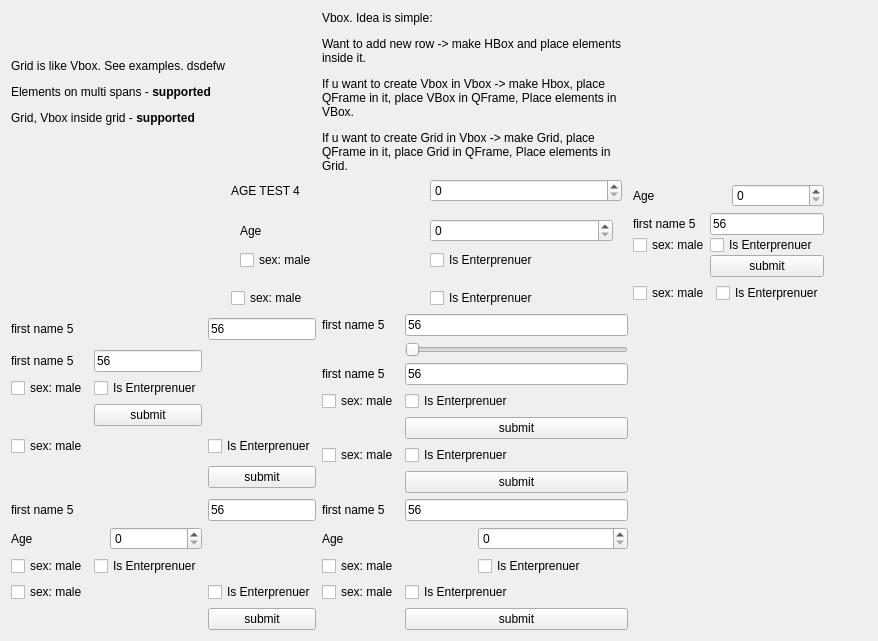
      <widget class="QWidget" name="tab_3">
       <property name="styleSheet">
        <string notr="true">/*
border: 1px solid black
*/</string>
       </property>
       <attribute name="title">
        <string>Page - grid + vbox</string>
       </attribute>
       <layout class="QGridLayout" name="gridLayout_17">
        <item row="1" column="1" colspan="2">
         <layout class="QVBoxLayout" name="v1">
          <item>
           <layout class="QHBoxLayout" name="horizontalLayout_9">
            <item>
             <widget class="QLabel" name="label_21">
              <property name="text">
               <string>AGE TEST 4</string>
              </property>
             </widget>
            </item>
            <item>
             <widget class="QSpinBox" name="spinBox_5"/>
            </item>
           </layout>
          </item>
          <item>
           <layout class="QHBoxLayout" name="horizontalLayout_2">
            <item>
             <widget class="QFrame" name="frame_7">
              <layout class="QVBoxLayout" name="verticalLayout_4">
               <item>
                <layout class="QHBoxLayout" name="horizontalLayout_13">
                 <item>
                  <widget class="QLabel" name="label_23">
                   <property name="text">
                    <string>Age</string>
                   </property>
                  </widget>
                 </item>
                 <item>
                  <widget class="QSpinBox" name="spinBox_7"/>
                 </item>
                </layout>
               </item>
               <item>
                <layout class="QHBoxLayout" name="horizontalLayout_14">
                 <item>
                  <widget class="QCheckBox" name="checkBox_18">
                   <property name="text">
                    <string>sex: male</string>
                   </property>
                  </widget>
                 </item>
                 <item>
                  <widget class="QCheckBox" name="checkBox_19">
                   <property name="text">
                    <string>Is Enterprenuer</string>
                   </property>
                  </widget>
                 </item>
                </layout>
               </item>
              </layout>
             </widget>
            </item>
           </layout>
          </item>
          <item>
           <layout class="QHBoxLayout" name="horizontalLayout_11">
            <item>
             <widget class="QCheckBox" name="checkBox_10">
              <property name="text">
               <string>sex: male</string>
              </property>
             </widget>
            </item>
            <item>
             <widget class="QCheckBox" name="checkBox_11">
              <property name="text">
               <string>Is Enterprenuer</string>
              </property>
             </widget>
            </item>
           </layout>
          </item>
         </layout>
        </item>
        <item row="1" column="3" colspan="2">
         <layout class="QVBoxLayout" name="v2">
          <property name="leftMargin">
           <number>5</number>
          </property>
          <property name="topMargin">
           <number>5</number>
          </property>
          <property name="rightMargin">
           <number>5</number>
          </property>
          <property name="bottomMargin">
           <number>5</number>
          </property>
          <item>
           <layout class="QHBoxLayout" name="horizontalLayout_15">
            <item>
             <widget class="QLabel" name="label_24">
              <property name="text">
               <string>Age</string>
              </property>
             </widget>
            </item>
            <item>
             <widget class="QSpinBox" name="spinBox_8"/>
            </item>
           </layout>
          </item>
          <item>
           <layout class="QHBoxLayout" name="horizontalLayout_7">
            <item>
             <widget class="QFrame" name="frame_8">
              <layout class="QVBoxLayout" name="verticalLayout_6">
               <property name="spacing">
                <number>0</number>
               </property>
               <property name="leftMargin">
                <number>0</number>
               </property>
               <property name="topMargin">
                <number>0</number>
               </property>
               <property name="rightMargin">
                <number>0</number>
               </property>
               <property name="bottomMargin">
                <number>0</number>
               </property>
               <item>
                <layout class="QGridLayout" name="gridLayout_6">
                 <item row="1" column="1">
                  <widget class="QCheckBox" name="checkBox_27">
                   <property name="text">
                    <string>Is Enterprenuer</string>
                   </property>
                  </widget>
                 </item>
                 <item row="1" column="0">
                  <widget class="QCheckBox" name="checkBox_26">
                   <property name="text">
                    <string>sex: male</string>
                   </property>
                  </widget>
                 </item>
                 <item row="0" column="1">
                  <widget class="QLineEdit" name="lineEdit_18">
                   <property name="text">
                    <string>56</string>
                   </property>
                  </widget>
                 </item>
                 <item row="0" column="0">
                  <widget class="QLabel" name="label_30">
                   <property name="text">
                    <string>first name 5</string>
                   </property>
                  </widget>
                 </item>
                 <item row="2" column="1">
                  <widget class="QPushButton" name="pushButton_9">
                   <property name="text">
                    <string>submit</string>
                   </property>
                  </widget>
                 </item>
                </layout>
               </item>
              </layout>
             </widget>
            </item>
           </layout>
          </item>
          <item>
           <layout class="QHBoxLayout" name="horizontalLayout_18">
            <item>
             <widget class="QCheckBox" name="checkBox_24">
              <property name="text">
               <string>sex: male</string>
              </property>
             </widget>
            </item>
            <item>
             <widget class="QCheckBox" name="checkBox_25">
              <property name="text">
               <string>Is Enterprenuer</string>
              </property>
             </widget>
            </item>
           </layout>
          </item>
         </layout>
        </item>
        <item row="1" column="5">
         <spacer name="horizontalSpacer_9">
          <property name="orientation">
           <enum>Qt::Horizontal</enum>
          </property>
          <property name="sizeHint" stdset="0">
           <size>
            <width>38</width>
            <height>20</height>
           </size>
          </property>
         </spacer>
        </item>
        <item row="3" column="0" colspan="2">
         <layout class="QGridLayout" name="g2">
          <item row="4" column="1">
           <widget class="QPushButton" name="pushButton_11">
            <property name="text">
             <string>submit</string>
            </property>
           </widget>
          </item>
          <item row="0" column="1">
           <widget class="QLineEdit" name="lineEdit_20">
            <property name="text">
             <string>56</string>
            </property>
           </widget>
          </item>
          <item row="3" column="0">
           <widget class="QCheckBox" name="checkBox_30">
            <property name="text">
             <string>sex: male</string>
            </property>
           </widget>
          </item>
          <item row="3" column="1">
           <widget class="QCheckBox" name="checkBox_31">
            <property name="text">
             <string>Is Enterprenuer</string>
            </property>
           </widget>
          </item>
          <item row="0" column="0">
           <widget class="QLabel" name="label_34">
            <property name="text">
             <string>first name 5</string>
            </property>
           </widget>
          </item>
          <item row="2" column="0">
           <layout class="QGridLayout" name="gridLayout_10">
            <item row="1" column="1">
             <widget class="QCheckBox" name="checkBox_32">
              <property name="text">
               <string>Is Enterprenuer</string>
              </property>
             </widget>
            </item>
            <item row="1" column="0">
             <widget class="QCheckBox" name="checkBox_33">
              <property name="text">
               <string>sex: male</string>
              </property>
             </widget>
            </item>
            <item row="0" column="1">
             <widget class="QLineEdit" name="lineEdit_21">
              <property name="text">
               <string>56</string>
              </property>
             </widget>
            </item>
            <item row="0" column="0">
             <widget class="QLabel" name="label_35">
              <property name="text">
               <string>first name 5</string>
              </property>
             </widget>
            </item>
            <item row="2" column="1">
             <widget class="QPushButton" name="pushButton_12">
              <property name="text">
               <string>submit</string>
              </property>
             </widget>
            </item>
           </layout>
          </item>
         </layout>
        </item>
        <item row="3" column="2" colspan="2">
         <layout class="QGridLayout" name="g3">
          <item row="4" column="1">
           <widget class="QPushButton" name="pushButton_5">
            <property name="text">
             <string>submit</string>
            </property>
           </widget>
          </item>
          <item row="0" column="1">
           <widget class="QLineEdit" name="lineEdit_14">
            <property name="text">
             <string>56</string>
            </property>
           </widget>
          </item>
          <item row="3" column="0">
           <widget class="QCheckBox" name="checkBox_14">
            <property name="text">
             <string>sex: male</string>
            </property>
           </widget>
          </item>
          <item row="3" column="1">
           <widget class="QCheckBox" name="checkBox_15">
            <property name="text">
             <string>Is Enterprenuer</string>
            </property>
           </widget>
          </item>
          <item row="0" column="0">
           <widget class="QLabel" name="label_28">
            <property name="text">
             <string>first name 5</string>
            </property>
           </widget>
          </item>
          <item row="2" column="0" colspan="2">
           <layout class="QGridLayout" name="gridLayout_4">
            <item row="1" column="1">
             <widget class="QCheckBox" name="checkBox_17">
              <property name="text">
               <string>Is Enterprenuer</string>
              </property>
             </widget>
            </item>
            <item row="1" column="0">
             <widget class="QCheckBox" name="checkBox_16">
              <property name="text">
               <string>sex: male</string>
              </property>
             </widget>
            </item>
            <item row="0" column="1">
             <widget class="QLineEdit" name="lineEdit_16">
              <property name="text">
               <string>56</string>
              </property>
             </widget>
            </item>
            <item row="0" column="0">
             <widget class="QLabel" name="label_32">
              <property name="text">
               <string>first name 5</string>
              </property>
             </widget>
            </item>
            <item row="2" column="1">
             <widget class="QPushButton" name="pushButton_6">
              <property name="text">
               <string>submit</string>
              </property>
             </widget>
            </item>
           </layout>
          </item>
          <item row="1" column="1">
           <widget class="QSlider" name="horizontalSlider_2">
            <property name="orientation">
             <enum>Qt::Horizontal</enum>
            </property>
           </widget>
          </item>
         </layout>
        </item>
        <item row="3" column="4">
         <spacer name="horizontalSpacer_11">
          <property name="orientation">
           <enum>Qt::Horizontal</enum>
          </property>
          <property name="sizeHint" stdset="0">
           <size>
            <width>189</width>
            <height>20</height>
           </size>
          </property>
         </spacer>
        </item>
        <item row="4" column="0" colspan="2">
         <layout class="QGridLayout" name="g5">
          <item row="0" column="1">
           <widget class="QLineEdit" name="lineEdit_22">
            <property name="text">
             <string>56</string>
            </property>
           </widget>
          </item>
          <item row="2" column="1">
           <widget class="QCheckBox" name="checkBox_34">
            <property name="text">
             <string>Is Enterprenuer</string>
            </property>
           </widget>
          </item>
          <item row="0" column="0">
           <widget class="QLabel" name="label_36">
            <property name="text">
             <string>first name 5</string>
            </property>
           </widget>
          </item>
          <item row="2" column="0">
           <widget class="QCheckBox" name="checkBox_35">
            <property name="text">
             <string>sex: male</string>
            </property>
           </widget>
          </item>
          <item row="3" column="1">
           <widget class="QPushButton" name="pushButton_13">
            <property name="text">
             <string>submit</string>
            </property>
           </widget>
          </item>
          <item row="1" column="0">
           <layout class="QVBoxLayout" name="v5">
            <item>
             <layout class="QHBoxLayout" name="horizontalLayout_16">
              <item>
               <widget class="QLabel" name="label_25">
                <property name="text">
                 <string>Age</string>
                </property>
               </widget>
              </item>
              <item>
               <widget class="QSpinBox" name="spinBox_9"/>
              </item>
             </layout>
            </item>
            <item>
             <layout class="QHBoxLayout" name="horizontalLayout_17">
              <item>
               <widget class="QCheckBox" name="checkBox_36">
                <property name="text">
                 <string>sex: male</string>
                </property>
               </widget>
              </item>
              <item>
               <widget class="QCheckBox" name="checkBox_37">
                <property name="text">
                 <string>Is Enterprenuer</string>
                </property>
               </widget>
              </item>
             </layout>
            </item>
           </layout>
          </item>
         </layout>
        </item>
        <item row="4" column="2" colspan="2">
         <layout class="QGridLayout" name="g6">
          <item row="0" column="1">
           <widget class="QLineEdit" name="lineEdit_23">
            <property name="text">
             <string>56</string>
            </property>
           </widget>
          </item>
          <item row="2" column="1">
           <widget class="QCheckBox" name="checkBox_38">
            <property name="text">
             <string>Is Enterprenuer</string>
            </property>
           </widget>
          </item>
          <item row="0" column="0">
           <widget class="QLabel" name="label_37">
            <property name="text">
             <string>first name 5</string>
            </property>
           </widget>
          </item>
          <item row="2" column="0">
           <widget class="QCheckBox" name="checkBox_39">
            <property name="text">
             <string>sex: male</string>
            </property>
           </widget>
          </item>
          <item row="3" column="1">
           <widget class="QPushButton" name="pushButton_14">
            <property name="text">
             <string>submit</string>
            </property>
           </widget>
          </item>
          <item row="1" column="0" colspan="2">
           <layout class="QVBoxLayout" name="verticalLayout_8">
            <item>
             <layout class="QHBoxLayout" name="horizontalLayout_19">
              <item>
               <widget class="QLabel" name="label_26">
                <property name="text">
                 <string>Age</string>
                </property>
               </widget>
              </item>
              <item>
               <widget class="QSpinBox" name="spinBox_10"/>
              </item>
             </layout>
            </item>
            <item>
             <layout class="QHBoxLayout" name="horizontalLayout_20">
              <item>
               <widget class="QCheckBox" name="checkBox_40">
                <property name="text">
                 <string>sex: male</string>
                </property>
               </widget>
              </item>
              <item>
               <widget class="QCheckBox" name="checkBox_41">
                <property name="text">
                 <string>Is Enterprenuer</string>
                </property>
               </widget>
              </item>
             </layout>
            </item>
           </layout>
          </item>
         </layout>
        </item>
        <item row="4" column="4">
         <spacer name="horizontalSpacer_12">
          <property name="orientation">
           <enum>Qt::Horizontal</enum>
          </property>
          <property name="sizeHint" stdset="0">
           <size>
            <width>189</width>
            <height>20</height>
           </size>
          </property>
         </spacer>
        </item>
        <item row="0" column="0">
         <widget class="QLabel" name="label_38">
          <property name="text">
           <string>&lt;html&gt;&lt;head/&gt;&lt;body&gt;&lt;p&gt;Grid is like Vbox. See examples. dsdefw&lt;/p&gt;&lt;p&gt;Elements on multi spans - &lt;span style=&quot; font-weight:600;&quot;&gt;supported&lt;/span&gt;&lt;/p&gt;&lt;p&gt;Grid, Vbox inside grid - &lt;span style=&quot; font-weight:600;&quot;&gt;supported&lt;/span&gt;&lt;/p&gt;&lt;/body&gt;&lt;/html&gt;</string>
          </property>
          <property name="wordWrap">
           <bool>true</bool>
          </property>
         </widget>
        </item>
        <item row="0" column="2">
         <widget class="QLabel" name="label_27">
          <property name="text">
           <string>&lt;html&gt;&lt;head/&gt;&lt;body&gt;&lt;p&gt;Vbox. Idea is simple:&lt;/p&gt;&lt;p&gt;Want to add new row -&amp;gt; make HBox and place elements inside it.&lt;/p&gt;&lt;p&gt;If u want to create Vbox in Vbox -&amp;gt; make Hbox, place QFrame in it, place VBox in QFrame, Place elements in VBox.&lt;/p&gt;&lt;p&gt;If u want to create Grid in Vbox -&amp;gt; make Grid, place QFrame in it, place Grid in QFrame, Place elements in Grid.&lt;/p&gt;&lt;/body&gt;&lt;/html&gt;</string>
          </property>
          <property name="wordWrap">
           <bool>true</bool>
          </property>
         </widget>
        </item>
       </layout>
      </widget>
